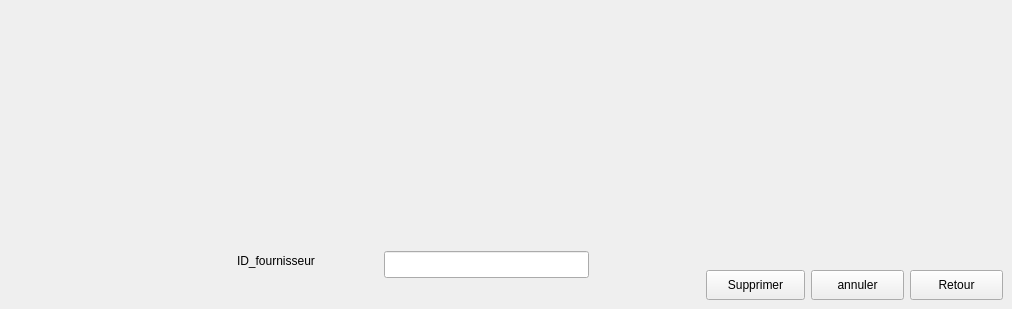
     <widget class="QWidget" name="page_14">
      <widget class="QLabel" name="label_50">
       <property name="geometry">
        <rect>
         <x>237</x>
         <y>250</y>
         <width>141</width>
         <height>21</height>
        </rect>
       </property>
       <property name="text">
        <string>ID_fournisseur</string>
       </property>
      </widget>
      <widget class="QPushButton" name="pushButton_28">
       <property name="geometry">
        <rect>
         <x>910</x>
         <y>270</y>
         <width>93</width>
         <height>30</height>
        </rect>
       </property>
       <property name="text">
        <string>Retour</string>
       </property>
      </widget>
      <widget class="QLineEdit" name="lineEdit_30">
       <property name="geometry">
        <rect>
         <x>384</x>
         <y>251</y>
         <width>205</width>
         <height>27</height>
        </rect>
       </property>
      </widget>
      <widget class="QPushButton" name="pushButton_29">
       <property name="geometry">
        <rect>
         <x>706</x>
         <y>270</y>
         <width>99</width>
         <height>30</height>
        </rect>
       </property>
       <property name="text">
        <string>Supprimer</string>
       </property>
      </widget>
      <widget class="QPushButton" name="pushButton_30">
       <property name="geometry">
        <rect>
         <x>811</x>
         <y>270</y>
         <width>93</width>
         <height>30</height>
        </rect>
       </property>
       <property name="text">
        <string>annuler</string>
       </property>
      </widget>
     </widget>
